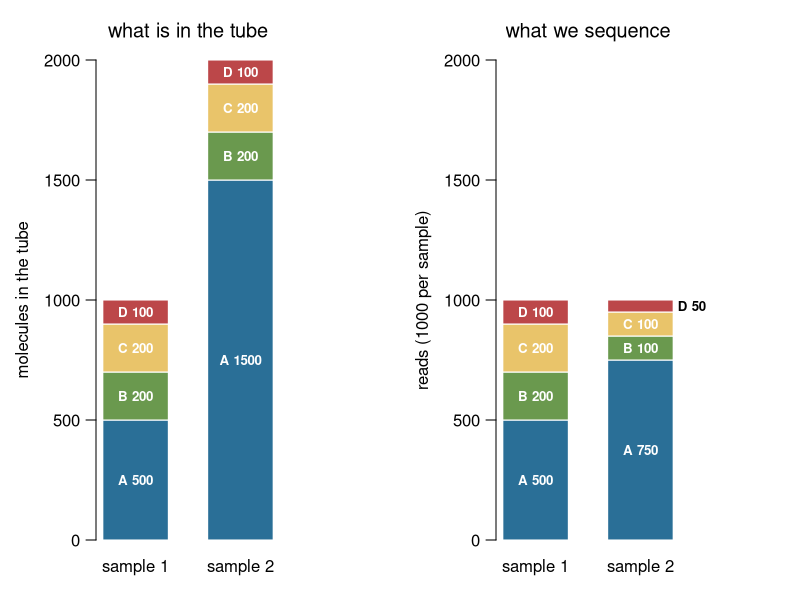
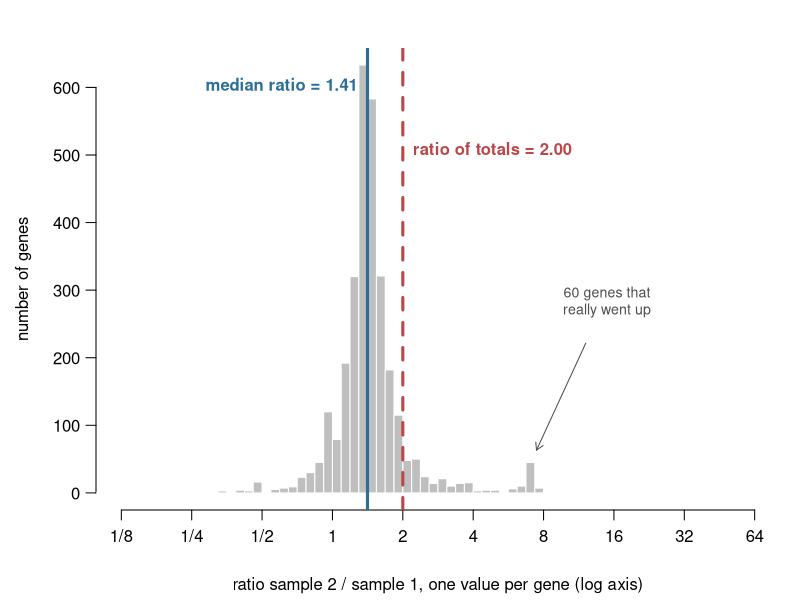
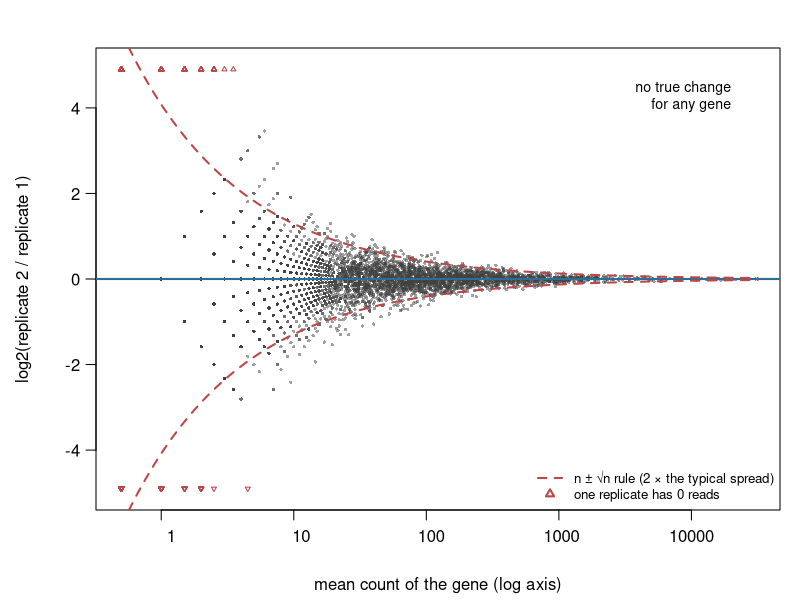

Source code (R) for these figures, in order:
# Figures for the bulk-rnaseq/ unit ("Bulk RNA-seq with DESeq2").
#
# Re-run by hand from this folder (it is NOT run by `quarto render`):
#   cd bulk-rnaseq && Rscript make-bulk-figs.R
#
# Base R only (no DESeq2 needed). Writes figNN-*.png and prints the numbers
# quoted on the slides. fig01 and fig05 are hand-made SVGs, not made here;
# fig06 (airway, needs DESeq2) is made by make-airway-figs.R.
# All data are simulated: sequencing = drawing reads at random from a bag of
# RNA fragments, with sample.int(..., replace = TRUE, prob = p).

set.seed(1)

## ---- plotting helpers ------------------------------------------------------
fig <- function(file, w, h, expr, mfrow = c(1, 1)) {
  png(file, width = w, height = h, res = 200)
  par(mfrow = mfrow, mar = c(4.5, 4.8, 2.4, 1), las = 1, mgp = c(3.2, 0.8, 0))
  expr
  invisible(dev.off())
}
draw <- function(p, N) tabulate(sample.int(length(p), N, replace = TRUE, prob = p), length(p))
logaxis <- function(side, at = 10^(-1:4)) axis(side, at = at, labels = format(at, scientific = FALSE, drop0trailing = TRUE))
gene_col <- c(A = "#2a6f97", B = "#6a994e", C = "#e9c46a", D = "#bc4749")

## ---- fig02: the composition trap ----------------------------------------------
# Sample 1: A 500, B 200, C 200, D 100 molecules (per 1000).
# Sample 2: gene A goes up 3-fold, nothing else changes. Both sequenced to 1000 reads.
mol <- cbind(s1 = c(A = 500, B = 200, C = 200, D = 100),
             s2 = c(A = 1500, B = 200, C = 200, D = 100))
reads <- sweep(mol, 2, colSums(mol), "/") * 1000
print(reads)
fig("fig02-composition.png", 1800, 800, mfrow = c(1, 2), {
  par(mar = c(3, 4.8, 3, 6), xpd = NA)
  for (k in 1:2) {
    M <- list(mol, reads)[[k]]
    b <- barplot(M, col = gene_col, border = "white", names.arg = c("sample 1", "sample 2"),
                 ylim = c(0, 2000), width = 0.7, space = 0.6,
                 ylab = c("molecules in the tube", "reads (1000 per sample)")[k],
                 main = c("what is in the tube", "what we sequence")[k], font.main = 1)
    for (j in 1:2) {
      mid <- cumsum(M[, j]) - M[, j] / 2
      big <- M[, j] >= 90
      text(b[j], mid[big], paste(rownames(M), round(M[, j]))[big], col = "white", cex = 0.8, font = 2)
      if (any(!big)) text(b[j] + 0.4, mid[!big], paste(rownames(M), round(M[, j]))[!big], adj = 0, cex = 0.8, font = 2)
    }
  }
})

## ---- fig03: median of ratios ----------------------------------------------------
# 3000 genes, sample 2 sequenced twice as deep. 60 genes truly go up 5-fold in
# sample 2 and are highly expressed, so they take a big share of the reads.
G  <- 3000
p1 <- exp(rnorm(G, 0, 1.5)); p1 <- p1 / sum(p1)
up <- order(p1, decreasing = TRUE)[seq(5, 300, by = 5)]       # 60 well-expressed genes
p2 <- p1; p2[up] <- p2[up] * 5; p2 <- p2 / sum(p2)
x1 <- draw(p1, 5e5); x2 <- draw(p2, 1e6)
ok <- x1 > 0 & x2 > 0
rat <- x2[ok] / x1[ok]
med <- median(rat); tot <- sum(x2) / sum(x1)
cat(sprintf("fig03: %d genes with no zero; median ratio %.2f; total-count ratio %.2f\n",
            sum(ok), med, tot))
cat(sprintf("fig03: share of sample-2 reads from the 60 up genes: %.2f\n", sum(x2[up]) / sum(x2)))
fig("fig03-median-of-ratios.png", 1600, 800, {
  h <- hist(log2(rat), breaks = seq(-6, 9, by = 0.125), plot = FALSE)
  plot(h, col = "grey75", border = "white", xlim = c(-3, 6), main = "", xaxt = "n",
       xlab = "ratio sample 2 / sample 1, one value per gene (log axis)", ylab = "number of genes")
  axis(1, at = -3:6, labels = c("1/8", "1/4", "1/2", 1, 2, 4, 8, 16, 32, 64))
  abline(v = log2(med), col = "#2a6f97", lwd = 3)
  abline(v = log2(tot), col = "#bc4749", lwd = 3, lty = 2)
  text(log2(med), max(h$counts) * 0.95, sprintf("median ratio = %.2f", med),
       pos = 2, col = "#2a6f97", font = 2)
  text(log2(tot), max(h$counts) * 0.8, sprintf("ratio of totals = %.2f", tot),
       pos = 4, col = "#bc4749", font = 2)
  arrows(3.6, max(h$counts) * 0.35, 2.9, max(h$counts) * 0.1, length = 0.08, col = "grey30")
  text(3.9, max(h$counts) * 0.45, "60 genes that\nreally went up", cex = 0.85, col = "grey30")
})

## ---- fig04: the replicate MA-plot fan ---------------------------------------------
# Two replicates, same RNA (same p for every gene), same depth. Every difference
# is pure counting noise.
G  <- 5000
p  <- exp(rnorm(G, 0, 2)); p <- p / sum(p)
N  <- 1e6
x  <- draw(p, N); y <- draw(p, N)
m  <- (x + y) / 2
both <- x > 0 & y > 0
lfc <- log2(y / x)
cat(sprintf("fig04: expected counts range %.2f to %.0f; %d of %d genes have a zero in one replicate\n",
            min(N * p), max(N * p), sum(!both & m > 0), sum(m > 0)))
top <- order(abs(lfc[both]), decreasing = TRUE)[1:10]
cat("fig04: the 10 largest |log2 ratio| (both counts > 0):\n")
print(data.frame(x = x[both][top], y = y[both][top], log2ratio = round(lfc[both][top], 2)))
for (b in list(c(1, 5), c(90, 110), c(900, 1100)))
  cat(sprintf("fig04: genes with mean count %d-%d: sd of log2 ratio %.2f\n", b[1], b[2],
              sd(lfc[both & m >= b[1] & m <= b[2]])))
fig("fig04-replicate-fan.png", 1700, 900, {
  plot(m[both], lfc[both], log = "x", pch = 16, cex = 0.45, col = adjustcolor("grey25", 0.5),
       xlim = c(0.5, 3e4), ylim = c(-5, 5), xaxt = "n",
       xlab = "mean count of the gene (log axis)", ylab = "log2(replicate 2 / replicate 1)")
  logaxis(1, 10^(0:4))
  abline(h = 0, col = "#2a6f97", lwd = 2)
  mm <- 10^seq(-0.3, 4.5, length.out = 200)
  band <- 2 * sqrt(2 / mm) / log(2)                       # n +- sqrt(n) for both counts
  lines(mm, band, lty = 2, col = "#bc4749", lwd = 2); lines(mm, -band, lty = 2, col = "#bc4749", lwd = 2)
  zx <- m[!both & m > 0]
  points(zx, ifelse(x[!both & m > 0] == 0, 4.9, -4.9), pch = c(2, 6)[1 + (x[!both & m > 0] > 0)],
         cex = 0.5, col = "#bc4749")
  text(2e4, 4.3, "no true change\nfor any gene", adj = 1, cex = 0.85)
  legend("bottomright", c("n \u00b1 \u221an rule (2 \u00d7 the typical spread)", "one replicate has 0 reads"),
         lty = c(2, NA), pch = c(NA, 2), col = "#bc4749", lwd = 2, bty = "n", cex = 0.8)
})
